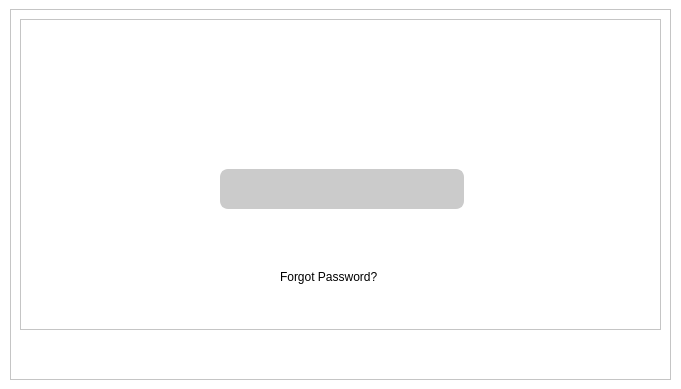
<?xml version="1.0" encoding="UTF-8"?>
<ui version="4.0">
 <class>pLoginWindow</class>
 <widget class="QMainWindow" name="pLoginWindow">
  <property name="geometry">
   <rect>
    <x>0</x>
    <y>0</y>
    <width>681</width>
    <height>389</height>
   </rect>
  </property>
  <property name="minimumSize">
   <size>
    <width>681</width>
    <height>389</height>
   </size>
  </property>
  <property name="maximumSize">
   <size>
    <width>681</width>
    <height>391</height>
   </size>
  </property>
  <property name="sizeIncrement">
   <size>
    <width>0</width>
    <height>0</height>
   </size>
  </property>
  <property name="windowTitle">
   <string>MainWindow</string>
  </property>
  <property name="styleSheet">
   <string notr="true">background-color: rgb(255, 255, 255);</string>
  </property>
  <widget class="QWidget" name="pcentralwidget">
   <layout class="QGridLayout" name="gridLayout_3">
    <item row="0" column="0">
     <widget class="QFrame" name="pMainFrame">
      <property name="minimumSize">
       <size>
        <width>661</width>
        <height>371</height>
       </size>
      </property>
      <property name="maximumSize">
       <size>
        <width>661</width>
        <height>371</height>
       </size>
      </property>
      <property name="styleSheet">
       <string notr="true">background-color: rgb(255, 255, 255);</string>
      </property>
      <property name="frameShape">
       <enum>QFrame::StyledPanel</enum>
      </property>
      <property name="frameShadow">
       <enum>QFrame::Raised</enum>
      </property>
      <layout class="QGridLayout" name="gridLayout_2">
       <item row="0" column="0">
        <widget class="QFrame" name="pInnerFrame">
         <property name="frameShape">
          <enum>QFrame::StyledPanel</enum>
         </property>
         <property name="frameShadow">
          <enum>QFrame::Raised</enum>
         </property>
         <layout class="QGridLayout" name="gridLayout">
          <item row="1" column="0">
           <spacer name="pUpperVerticalSpacer">
            <property name="orientation">
             <enum>Qt::Vertical</enum>
            </property>
            <property name="sizeType">
             <enum>QSizePolicy::Fixed</enum>
            </property>
            <property name="sizeHint" stdset="0">
             <size>
              <width>20</width>
              <height>30</height>
             </size>
            </property>
           </spacer>
          </item>
          <item row="2" column="0">
           <layout class="QVBoxLayout" name="pInnerVerticalLayout">
            <property name="spacing">
             <number>0</number>
            </property>
            <property name="sizeConstraint">
             <enum>QLayout::SetMaximumSize</enum>
            </property>
            <item>
             <layout class="QHBoxLayout" name="pImageHorizontalLayout">
              <item>
               <spacer name="pImgLefthorizontalSpacer">
                <property name="orientation">
                 <enum>Qt::Horizontal</enum>
                </property>
                <property name="sizeType">
                 <enum>QSizePolicy::Fixed</enum>
                </property>
                <property name="sizeHint" stdset="0">
                 <size>
                  <width>215</width>
                  <height>0</height>
                 </size>
                </property>
               </spacer>
              </item>
              <item>
               <widget class="QLabel" name="pImgLabel">
                <property name="text">
                 <string/>
                </property>
                <property name="pixmap">
                 <pixmap>../../images/login_image.png</pixmap>
                </property>
               </widget>
              </item>
              <item>
               <spacer name="pImgRighthorizontalSpacer">
                <property name="orientation">
                 <enum>Qt::Horizontal</enum>
                </property>
                <property name="sizeType">
                 <enum>QSizePolicy::Fixed</enum>
                </property>
                <property name="sizeHint" stdset="0">
                 <size>
                  <width>210</width>
                  <height>0</height>
                 </size>
                </property>
               </spacer>
              </item>
             </layout>
            </item>
            <item>
             <layout class="QHBoxLayout" name="pPasswordHorizontalLayout">
              <property name="spacing">
               <number>0</number>
              </property>
              <item>
               <spacer name="pPasswordLefthorizontalSpacer">
                <property name="orientation">
                 <enum>Qt::Horizontal</enum>
                </property>
                <property name="sizeType">
                 <enum>QSizePolicy::Fixed</enum>
                </property>
                <property name="sizeHint" stdset="0">
                 <size>
                  <width>190</width>
                  <height>0</height>
                 </size>
                </property>
               </spacer>
              </item>
              <item>
               <widget class="QLineEdit" name="pPasswordLineEdit">
                <property name="sizePolicy">
                 <sizepolicy hsizetype="Expanding" vsizetype="Minimum">
                  <horstretch>0</horstretch>
                  <verstretch>0</verstretch>
                 </sizepolicy>
                </property>
                <property name="maximumSize">
                 <size>
                  <width>16777215</width>
                  <height>40</height>
                 </size>
                </property>
                <property name="sizeIncrement">
                 <size>
                  <width>0</width>
                  <height>0</height>
                 </size>
                </property>
                <property name="font">
                 <font>
                  <pointsize>12</pointsize>
                 </font>
                </property>
                <property name="toolTip">
                 <string>Enter Password</string>
                </property>
                <property name="styleSheet">
                 <string notr="true">border: 2px solid gray;
color: rgb(255, 255, 255);
background-color: rgb(203, 203, 203);
border-color: rgb(203, 203, 203);
color: rgb(255, 255, 255);
border-radius: 8px;
</string>
                </property>
                <property name="text">
                 <string/>
                </property>
               </widget>
              </item>
              <item>
               <widget class="QLabel" name="pArrowLlabel">
                <property name="toolTip">
                 <string>Enter</string>
                </property>
                <property name="text">
                 <string/>
                </property>
                <property name="pixmap">
                 <pixmap>../../images/enter_arrow.png</pixmap>
                </property>
               </widget>
              </item>
              <item>
               <spacer name="pPasswordRighthorizontalSpacer">
                <property name="orientation">
                 <enum>Qt::Horizontal</enum>
                </property>
                <property name="sizeType">
                 <enum>QSizePolicy::Fixed</enum>
                </property>
                <property name="sizeHint" stdset="0">
                 <size>
                  <width>180</width>
                  <height>0</height>
                 </size>
                </property>
               </spacer>
              </item>
             </layout>
            </item>
            <item>
             <layout class="QHBoxLayout" name="pForgotHorizontalLayout">
              <item>
               <spacer name="pForgotLeftHorizontalSpacer">
                <property name="orientation">
                 <enum>Qt::Horizontal</enum>
                </property>
                <property name="sizeType">
                 <enum>QSizePolicy::Fixed</enum>
                </property>
                <property name="sizeHint" stdset="0">
                 <size>
                  <width>250</width>
                  <height>20</height>
                 </size>
                </property>
               </spacer>
              </item>
              <item>
               <widget class="QLabel" name="pForgotPasswordLabel">
                <property name="toolTip">
                 <string>Rest Password</string>
                </property>
                <property name="text">
                 <string>Forgot Password?</string>
                </property>
               </widget>
              </item>
              <item>
               <spacer name="pForgotRightHorizontalSpacer">
                <property name="orientation">
                 <enum>Qt::Horizontal</enum>
                </property>
                <property name="sizeHint" stdset="0">
                 <size>
                  <width>240</width>
                  <height>20</height>
                 </size>
                </property>
               </spacer>
              </item>
             </layout>
            </item>
           </layout>
          </item>
         </layout>
        </widget>
       </item>
       <item row="1" column="0">
        <spacer name="pLowerVerticalSpacer">
         <property name="orientation">
          <enum>Qt::Vertical</enum>
         </property>
         <property name="sizeType">
          <enum>QSizePolicy::Fixed</enum>
         </property>
         <property name="sizeHint" stdset="0">
          <size>
           <width>350</width>
           <height>40</height>
          </size>
         </property>
        </spacer>
       </item>
      </layout>
     </widget>
    </item>
   </layout>
  </widget>
  <action name="actionChange_password">
   <property name="text">
    <string>Change password</string>
   </property>
  </action>
 </widget>
 <resources/>
 <connections/>
</ui>
